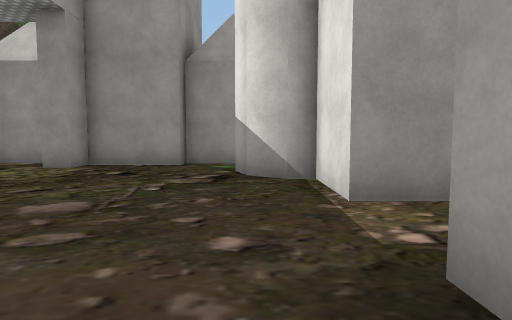
[1] (above)

24 first-person views from a walk through a scene from a Unity 3-D project. The camera is 1.2 m above the floor, tilts 4° down and sees 80° across. The floor is counted in squares, 2 m on a side. Each view is taken from the middle of a square. On the plan, view 1 faces up. The plan holds only what a view shows up to about 9 squares ahead; the rest is blank. The place goes on beyond the plan. Some animated figures are not drawn. Some surface patterns are stand-ins.

[2]
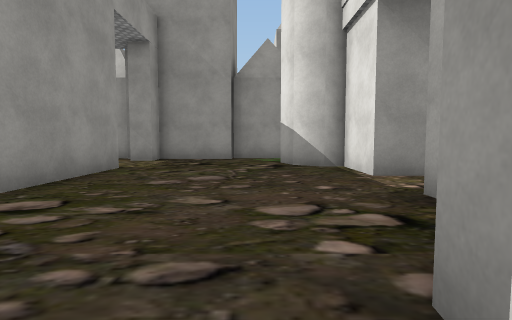

[3]
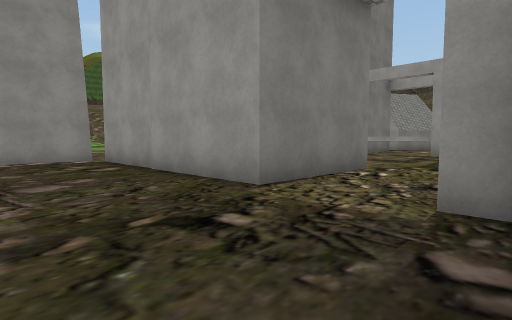

[4]
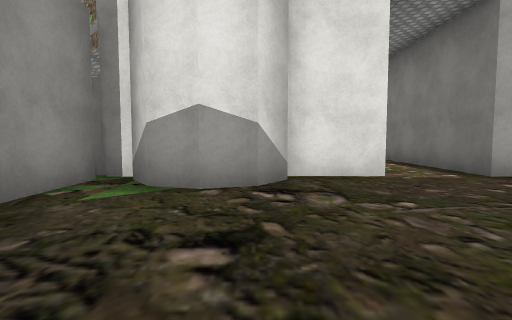

[5]
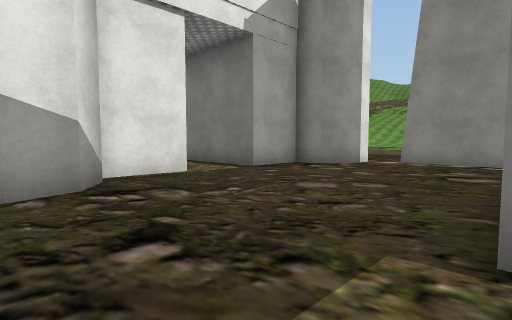

[6]
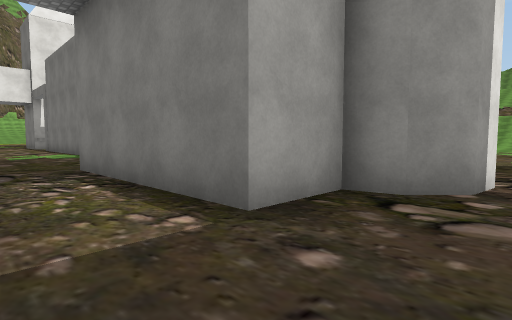

[7]
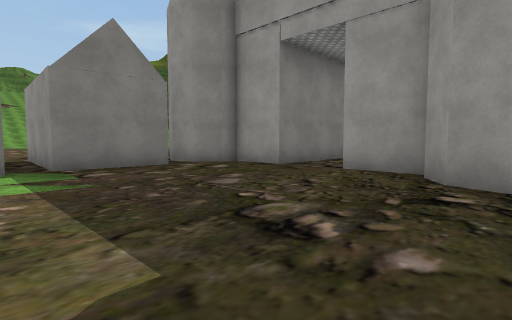

[8]
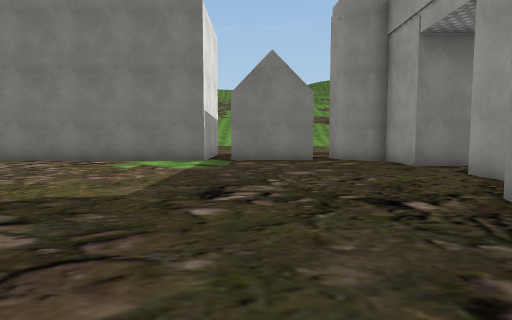

[9]
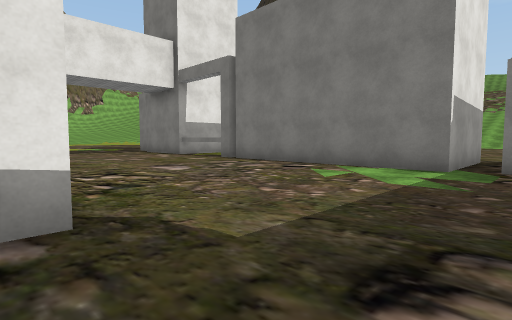

[10]
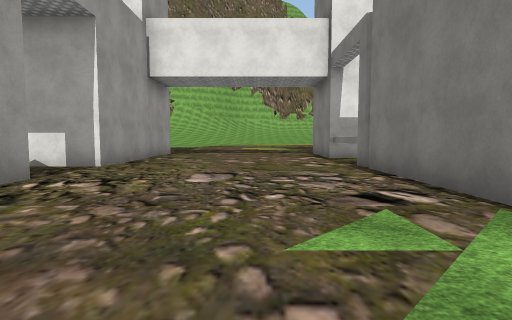

[11]
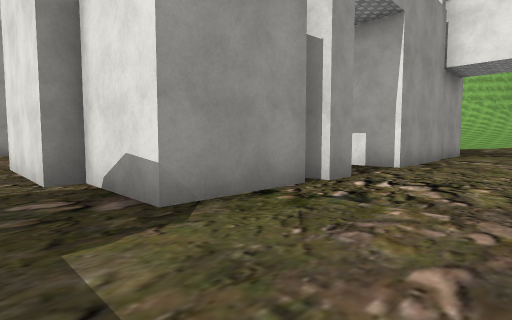

[12]
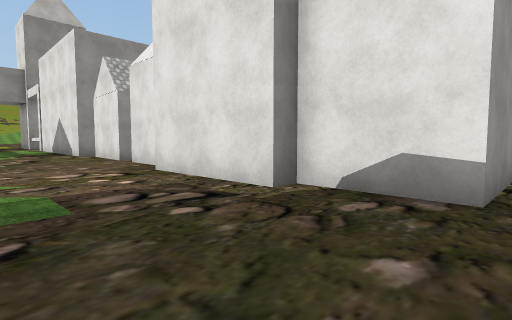

[13]
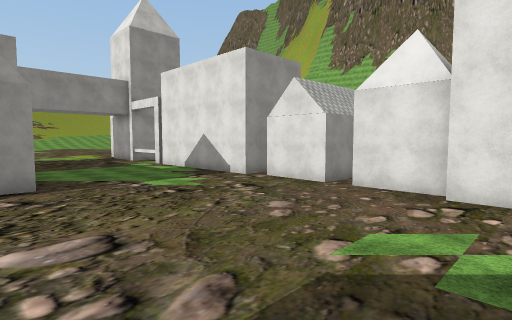

[14]
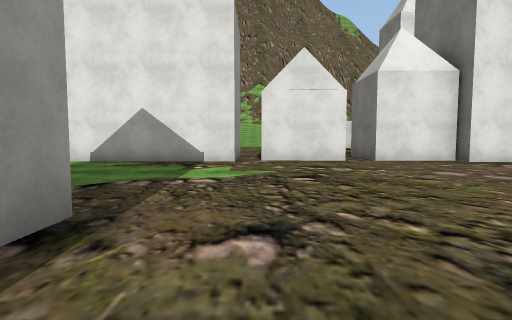

[15]
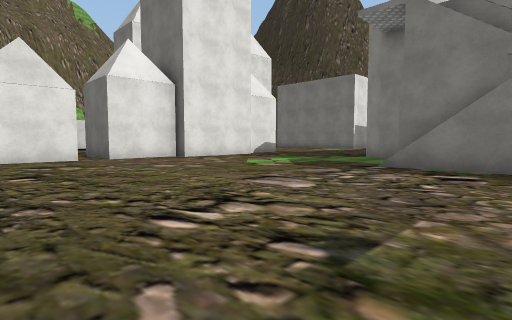

[16]
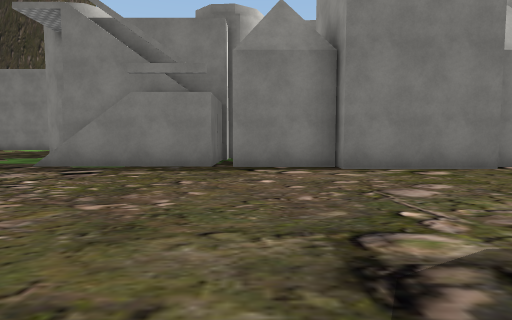

[17]
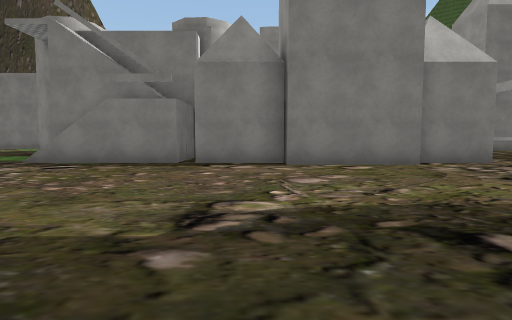

[18]
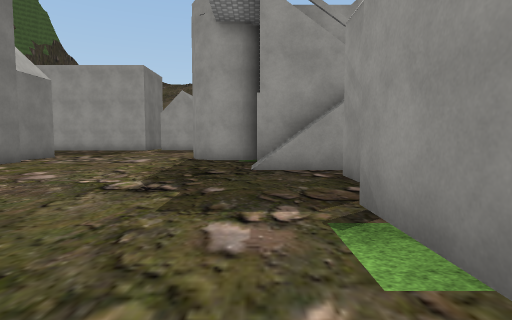

[19]
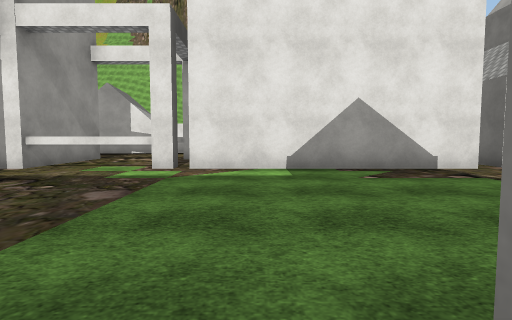

[20]
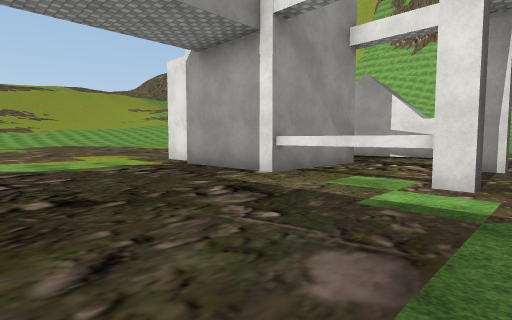

[21]
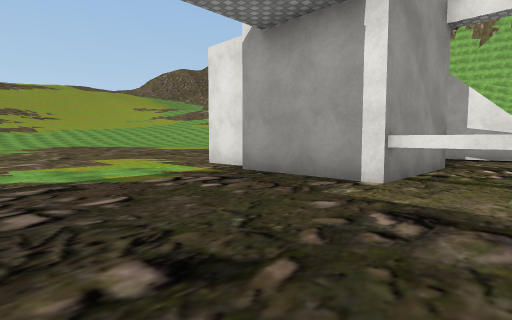

[22]
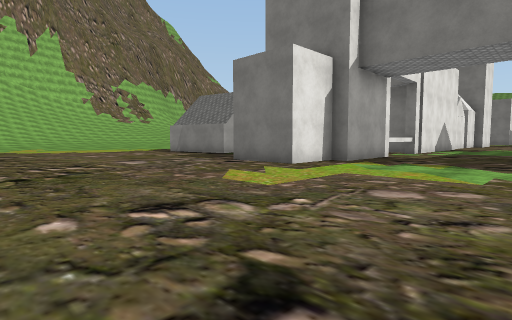

[23]
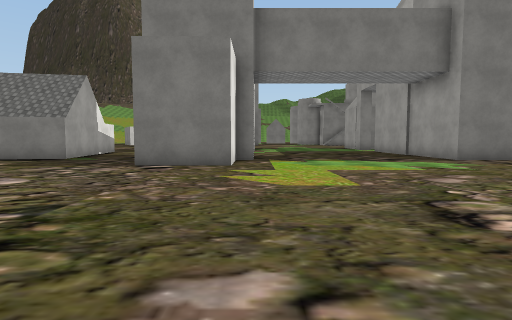

[24]
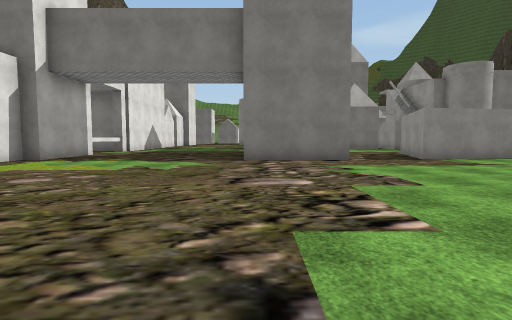

### Floor plan
Key: @ floor where view 1 was taken; # wall or solid block; x gap in a wall; . main floor; : floor 7.75 m higher than the main floor; / step, stairs or slope; ^ raised ledge.
Columns run from 7 left of view 1 to 20 right of it. Each row starts with its distance up from view 1.
 37             .     .
 36            .........
 35           ................
 34          .................
 33         .................
 32         ................
 31        .................
 30       .............##....
 29      ..............# .....
 28      ###..###.....##  ..##
 27               ....##    #
 26               ....####..#
 25               .....^^^..#
 24               .....^^^..
 23               ....x^^x.
 22              .....#
 21             ......#
 20             #.....#
 19             #.....#
 18    #/###    #.....#
 17    #/..### .......##
 16  ###/..............#
 15  #.................#
 14  #.................#
 13  ..................#
 12  ..................#
 11  ..................#
 10 ..####............##
  9 ###  ###x#//......#
  8  ##  ###^####.....##
  7  .####..^#####.....#   .#
  6 .......#    ##.....###..####
  5 .......##    #..............
  4 ####....#    ...............
  3    #....#::: ..............
  2    #.......................
  1    #....#####..............
  0    #...@#   #..............
 -1    #...##   ##.##.######^..
 -2    .##.#     #  #.#
 -3       ..        #.#
 -4        .        #.
 -5        .

Positions as (right, up) in squares from view 1, and headings:
1: (0, 0), facing up
2: (-1, -2), facing up
3: (-1, 7), facing down-left
4: (-4, 5), facing right
5: (-4, 6), facing down-right
6: (-1, 3), facing down-right
7: (11, 6), facing down-left
8: (9, 8), facing down
9: (9, 6), facing down-right
10: (10, 2), facing right
11: (10, 3), facing up-right
12: (8, 5), facing up-right
13: (4, 9), facing up-right
14: (3, 16), facing right
15: (2, 16), facing down-right
16: (0, 16), facing down
17: (-1, 17), facing down
18: (3, 16), facing left
19: (5, 21), facing right
20: (7, 22), facing up-right
21: (7, 24), facing up-right
22: (7, 36), facing down-right
23: (11, 37), facing down
24: (5, 37), facing down
